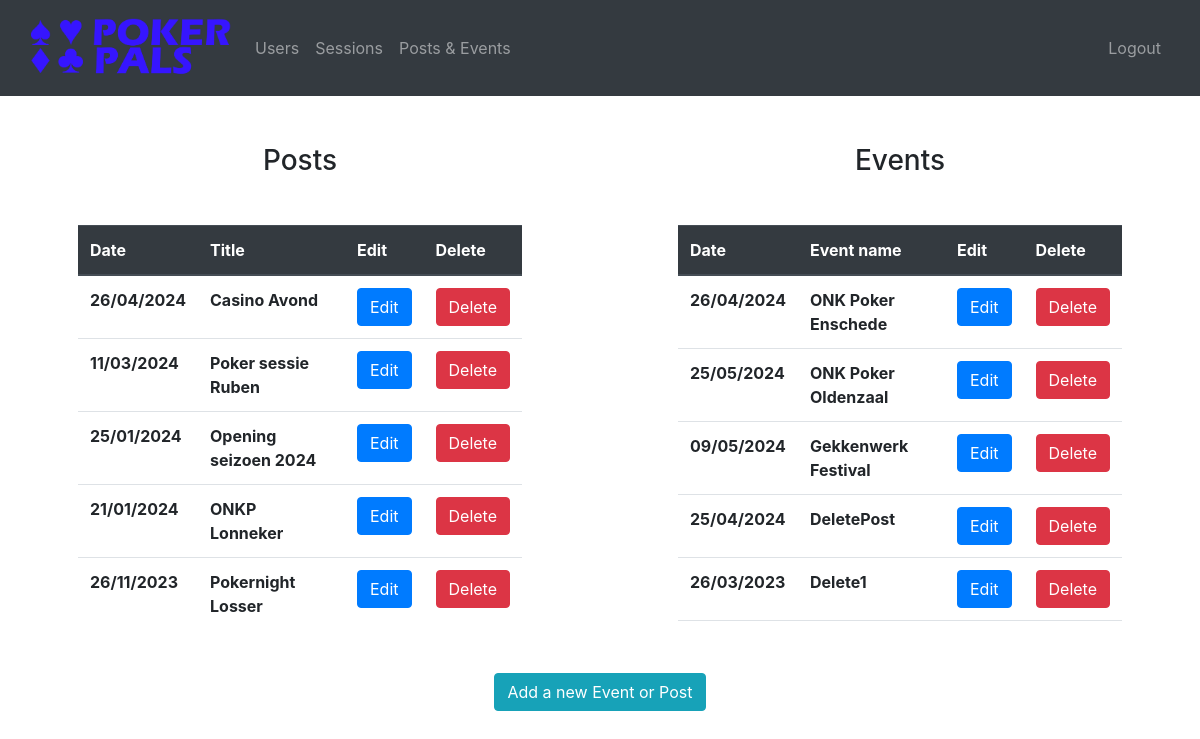
/admin/post-events (signed in), run on an earlier commit of the app's database.
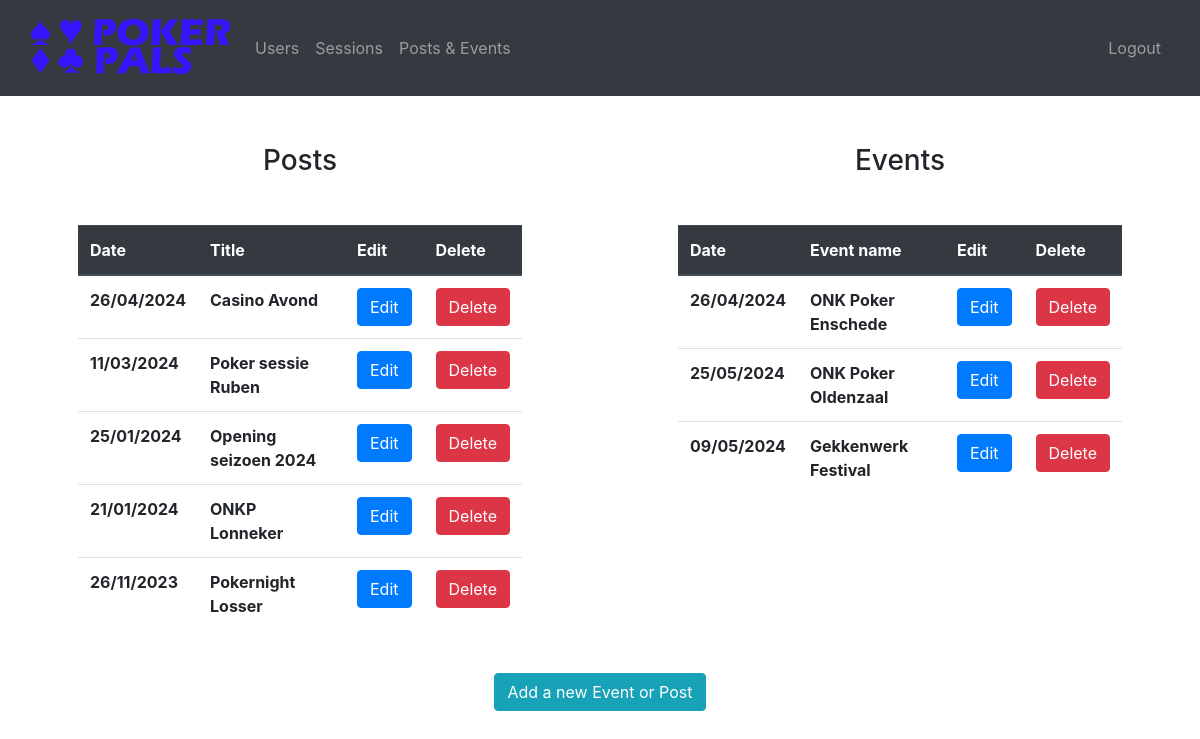
And on a later commit of the database.
### website/models.py (models this page shows)
class Post(db.Model):
    id = db.Column(db.Integer, primary_key=True)
    title = db.Column(db.String(300))
    text = db.Column(db.String(10000))
    imgURL = db.Column(db.String(10000))
    date = db.Column(db.String(100))

class Events(db.Model, UserMixin):
    id = db.Column(db.Integer, primary_key=True)
    name = db.Column(db.String(150), unique=True)
    date = db.Column(db.String(150))

### website/admin.py (the view)
@admin.route('/post-events', methods=['GET'])
@login_required
def adminPostEvents():
    if current_user.name != "Admin":
        return redirect(url_for('auth.login'))
    return render_template("admin/adminPostEventsOverview.html", user = current_user, post_list = getPosts(), event_list = getEventsAdmin())

### website/__init__.py (called while the page is built)
def create_app():
    app = Flask(__name__)
    app.config['SECRET_KEY'] = 'ksjdksajdk17HSSH2ssj88ss'
    app.config['SQLALCHEMY_DATABASE_URI'] = f'sqlite:///{DB_NAME}'
    db.init_app(app)
    from .views import views
    from .auth import auth
    from .admin import admin
    app.register_blueprint(views, url_prefix='/')
    app.register_blueprint(auth, url_prefix='/')
    app.register_blueprint(admin, url_prefix='/admin')
    from .models import User, Post
    create_database(app)
    login_manager = LoginManager()
    login_manager.login_view = 'auth.login'
    login_manager.init_app(app)
    @login_manager.user_loader
    def load_user(id):
        return User.query.get(int(id))
    return app

### website/dbQueries.py (called while the page is built)
def getPosts():
    all_posts = Post.query.order_by(Post.id.desc()).all()
    return all_posts

def getEventsAdmin():
    all_events = Events.query.all()
    return all_events

### website/templates/admin/adminPostEventsOverview.html (shortened to what this page needs)
{% extends "admin/baseAdmin.html"%} {% block title %} Post & Events {% endblock %}
{% block content%}
<div class="row">
    <div class="col m-5">
        <h3 align="center" class="mb-5">Posts</h3>
        <div class="col overflow-auto" style="max-height: 400px;">
            <table class="table">
                <thead class="thead-dark">
                    <tr>
                        <th scope="col">Date</th>
                        <th scope="col">Title</th>
                        <th scope="col">Edit</th>
                        <th scope="col">Delete</th>
                    </tr>
                </thead>
                <tbody>
                    {% for post in post_list%}
                    <tr>
                        <th>{{post.date}}</th>
                        <th>{{post.title}}</th>
                        <td><button
                                onclick="editPost('{{post.id}}', '{{post.title}}', '{{post.date}}', '{{post.text | urlencode}}')"
                                class="btn btn-primary" data-toggle="modal" data-target="#postModal">Edit</button></td>
                        <td><button onclick="startDeletePost('{{post.id}}', '{{post.title}}')" class="btn btn-danger"
                                data-toggle="modal" data-target="#areYouSureModal">Delete</button></td>
                    </tr>
                    {%endfor%}
                </tbody>
            </table>
        </div>
    </div>
    <div class="col m-5">
        <h3 align="center" class="mb-5">Events</h3>
        <div class="col overflow-auto" style="max-height: 400px;">
            <table class="table">
                <thead class="thead-dark">
                    <tr>
                        <th scope="col">Date</th>
                        <th scope="col">Event name</th>
                        <th scope="col">Edit</th>
                        <th scope="col">Delete</th>
                    </tr>
                </thead>
                <tbody>
                    {% for event in event_list%}
                    <tr>
                        <th>{{event.date}}</th>
                        <th>{{event.name}}</th>
                        <td><button
                                onclick="editEvent('{{event.id}}', '{{event.name}}', '{{event.date}}')"
                                class="btn btn-primary" data-toggle="modal" data-target="#eventModal">Edit</button></td>
                        <td><button onclick="startDeleteEvent('{{event.id}}', '{{event.name}}')" class="btn btn-danger"
                                data-toggle="modal" data-target="#areYouSureModal">Delete</button></td>
                    </tr>
                    {%endfor%}
                </tbody>
            </table>
        </div>
    </div>
</div>
<div class="text-center mb-5">
    <button onclick="add()" class="btn btn-info">Add a new Event or Post</button>
</div>
{% endblock %}

### website/templates/admin/baseAdmin.html (shortened to what this page needs)
<!DOCTYPE html>
<html>
  <head>
    <link
      rel="stylesheet"
      href="https://stackpath.bootstrapcdn.com/bootstrap/4.4.1/css/bootstrap.min.css"
    />
    <link
      rel="stylesheet"
      href="https://stackpath.bootstrapcdn.com/font-awesome/4.7.0/css/font-awesome.min.css"
    />
  </head>
  <body>
    {% if user.is_authenticated %}
    <nav class="navbar navbar-expand-lg navbar-dark bg-dark sticky-top">
        <div class="container-fluid">
          <a class="navbar-brand">
            <img src="{{url_for('static', filename='pictures/logo.png')}}" width="200px">
          </a>
          <div class="collapse navbar-collapse" id="navbarText">
            <ul class="navbar-nav me-auto mb-2 mb-lg-0">
              <li class="nav-item">
                <a class="nav-link" href="/admin/users">Users</a>
              </li>
              <li class="nav-item">
                <a class="nav-link" href="/admin/sessions">Sessions</a>
              </li>
              <li class="nav-item">
                <a class="nav-link" href="/admin/post-events">Posts & Events</a>
              </li>
            </ul>
            <ul class="navbar-nav ml-auto mb-2 mb-lg-0">
                <li class="nav-item">
                    <a class="nav-link" onclick="deleteStorage()" href="/logout">Logout</a>
                </li>
            </ul>
          </div>
        </div>
    </nav>
    {% endif %}
    <div class="container-fluid">
        {% block content%}
        {% endblock %}
    </div>
  </body>
</html>

What changed in the data, as far as the page shows it:
removed Events: date "25/04/2024", name "DeletePost"
removed Events: date "26/03/2023", name "Delete1"
